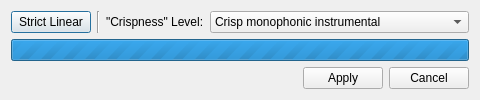
<?xml version="1.0" encoding="UTF-8"?>
<ui version="4.0">
 <class>StretchDialog</class>
 <widget class="QDialog" name="StretchDialog">
  <property name="geometry">
   <rect>
    <x>0</x>
    <y>0</y>
    <width>480</width>
    <height>93</height>
   </rect>
  </property>
  <property name="windowTitle">
   <string>Dialog</string>
  </property>
  <layout class="QVBoxLayout" name="verticalLayout">
   <item>
    <layout class="QHBoxLayout" name="horizontalLayout_2">
     <item>
      <widget class="QPushButton" name="b_linear">
       <property name="text">
        <string>Strict Linear</string>
       </property>
      </widget>
     </item>
     <item>
      <widget class="Line" name="line">
       <property name="orientation">
        <enum>Qt::Vertical</enum>
       </property>
      </widget>
     </item>
     <item>
      <widget class="QLabel" name="label">
       <property name="text">
        <string>&quot;Crispness&quot; Level:</string>
       </property>
      </widget>
     </item>
     <item>
      <widget class="QComboBox" name="comboBox">
       <property name="sizePolicy">
        <sizepolicy hsizetype="Expanding" vsizetype="Fixed">
         <horstretch>0</horstretch>
         <verstretch>0</verstretch>
        </sizepolicy>
       </property>
       <property name="currentIndex">
        <number>4</number>
       </property>
       <item>
        <property name="text">
         <string>Mushy</string>
        </property>
       </item>
       <item>
        <property name="text">
         <string>Smooth</string>
        </property>
       </item>
       <item>
        <property name="text">
         <string>Balanced multiimbral mixture</string>
        </property>
       </item>
       <item>
        <property name="text">
         <string>Unpitched percussion with stable notes</string>
        </property>
       </item>
       <item>
        <property name="text">
         <string>Crisp monophonic instrumental</string>
        </property>
       </item>
       <item>
        <property name="text">
         <string>Unpitched solo percussion</string>
        </property>
       </item>
      </widget>
     </item>
    </layout>
   </item>
   <item>
    <widget class="QProgressBar" name="progressBar">
     <property name="maximum">
      <number>0</number>
     </property>
     <property name="value">
      <number>0</number>
     </property>
    </widget>
   </item>
   <item>
    <layout class="QHBoxLayout" name="horizontalLayout">
     <item>
      <spacer name="horizontalSpacer">
       <property name="orientation">
        <enum>Qt::Horizontal</enum>
       </property>
       <property name="sizeHint" stdset="0">
        <size>
         <width>151</width>
         <height>20</height>
        </size>
       </property>
      </spacer>
     </item>
     <item>
      <widget class="QPushButton" name="b_apply">
       <property name="text">
        <string>Apply</string>
       </property>
      </widget>
     </item>
     <item>
      <widget class="QPushButton" name="b_cancel">
       <property name="text">
        <string>Cancel</string>
       </property>
      </widget>
     </item>
    </layout>
   </item>
  </layout>
 </widget>
 <resources/>
 <connections>
  <connection>
   <sender>b_cancel</sender>
   <signal>clicked()</signal>
   <receiver>StretchDialog</receiver>
   <slot>reject()</slot>
   <hints>
    <hint type="sourcelabel">
     <x>432</x>
     <y>75</y>
    </hint>
    <hint type="destinationlabel">
     <x>239</x>
     <y>46</y>
    </hint>
   </hints>
  </connection>
  <connection>
   <sender>b_apply</sender>
   <signal>clicked()</signal>
   <receiver>StretchDialog</receiver>
   <slot>accept()</slot>
   <hints>
    <hint type="sourcelabel">
     <x>346</x>
     <y>75</y>
    </hint>
    <hint type="destinationlabel">
     <x>239</x>
     <y>46</y>
    </hint>
   </hints>
  </connection>
 </connections>
</ui>
